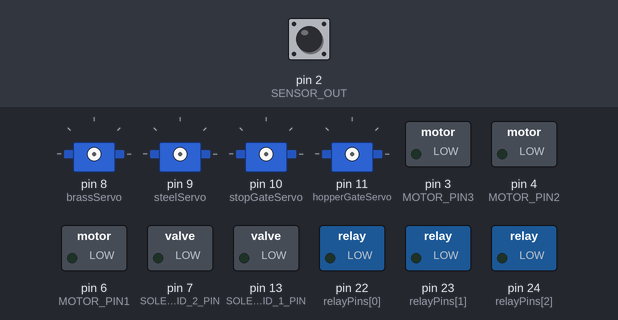
This sketch was run on a simulated Arduino Mega 2560, built with avr-gcc and run on an emulated ATmega2560. Parts: 4 × servo, switched loads named in the sketch (green lamp = pin HIGH). Inputs (shaded band) come from the test bench; at power-on: pin 2 (SENSOR_OUT) LOW. Pins used as bus, display or sensor lines are not drawn; what the sketch prints to the serial monitor is not drawn.

Above: at 0.1 s.
At 2.2 s:
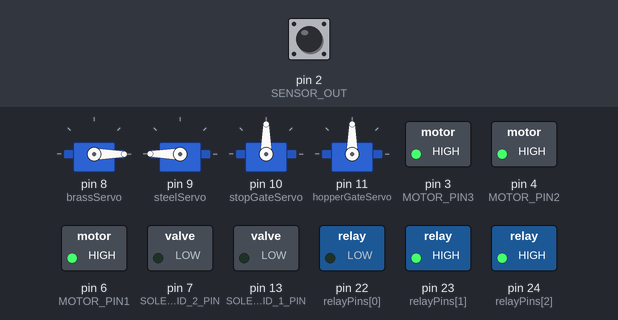
2.3 s: pin 2 (SENSOR_OUT) pulsed HIGH 2 times (0.12 s each, 0.3 s apart)
At 5.12 s:
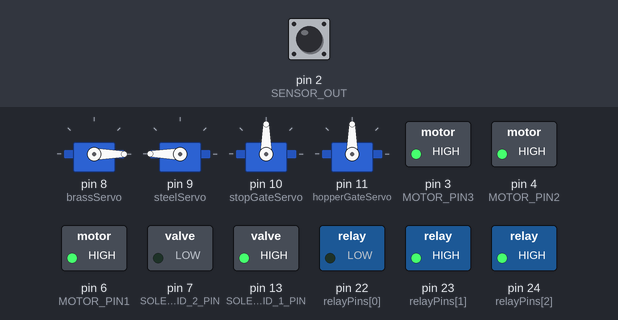
Timing chart, 0 to 11.8 s (numbered marks = the images above; inputs shaded):
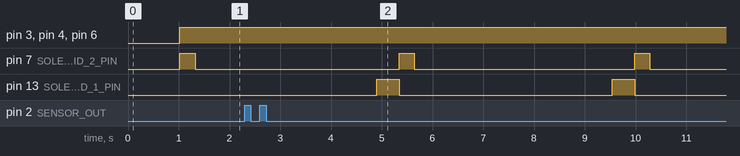

The sketch:

SDC_Arduino_Code.ino
```cpp
/*
 * Bearing Ball Sorting Machine
 * By Marcus Branton, Martin McCorkle, and Ben Anderson
 *
 *
 * Uses an Arduino Mega 2560 to control servos, solenoids, and sensors
 * to sort different types of bearing balls (Steel, Brass, Nylon)
 * based on color detection.
 *
 * Begin program by connecting to the Arduino Serial Monitor and sending the command "START" to begin sorting.
 * Send "RESET" to stop the sorting process.
 */

 // Arduino 1 pinout:
 // relay pins: 22, 23, 24
 // servo pins: 8, 9, 10, 11
 // color sensor pins: 39 (S0), 40 (S1), 41 (S2), 42 (S3), 2 (PWM) (OUTPUT)
 // limit switch pins: 36, 37, 38

 // Arduino 2 pinout:
 // !! ADD ARDUINO 2 PINOUTS HERE !!

//uncomment include macros
#include <Wire.h>
#include <Servo.h>

// !!IMPORTANT!! -> uncomment the appropriate board type and comment out the other when programming.
#define ARDUINO1
// #define ARDUINO2

#define DEBUG // uncomment to enable Serial debugging

// pinouts for Arduino 1 | !! Make sure this is correct !!
#ifdef ARDUINO1

    #define ARCHIMEDES_SCREW_1_RELAY_NUM 2 //pin 22 Digital
    #define SOLENOID_1_PIN 13
    #define SOLENOID_2_PIN 7

    // Color sensor pins
    const int color_sens_pins[] = {39, 40, 41, 42}; //Digital
    const int num_color_sens_pins = sizeof(color_sens_pins) / sizeof(color_sens_pins[0]); // gets the amount of pins
    #define SENSOR_OUT 2 //pin 2 PWM

    // Limit switch for detection (limit switches are for drawers)
    const int limit_sw_pins[] = {36, 37, 35};
    const int num_limit_sw = sizeof(limit_sw_pins) / sizeof(limit_sw_pins[0]);

    // Relay control pins
    const int relayPins[] = {22, 23, 24};
    const int NUM_RELAYS = sizeof(relayPins) / sizeof(relayPins[0]);

#endif

// pinouts for Arduino 2 | !! Make sure this is correct !!
#ifdef ARDUINO2
    // #define ARCHIMEDES_SCREW_1_RELAY_NUM 2 //pin 22 Digital
    // #define SOLENOID_1_RELAY_NUM 0 //pin 23 Digital
    // #define SOLENOID_2_RELAY_NUM 1 //pin 24 Digital

    // // Color sensor pins
    // const int color_sens_pins[] = {39, 40, 41, 42}; //Digital
    // const int num_color_sens_pins = sizeof(color_sens_pins) / sizeof(color_sens_pins[0]); // gets the amount of pins
    // #define SENSOR_OUT 2 //pin 2 PWM

    // // Limit switch for detection (limit switches are for drawers)
    // const int limit_sw_pins[] = {36, 37, 38};
    // const int num_limit_sw = sizeof(limit_sw_pins) / sizeof(limit_sw_pins[0]);

    // // Relay control pins
    // const int relayPins[] = {22, 23, 24};
    // const int NUM_RELAYS = sizeof(relayPins) / sizeof(relayPins[0]);
#endif

#define MOTOR_PIN1 6
#define MOTOR_PIN2 4
#define MOTOR_PIN3 3

// Servo motors
Servo steelServo;
Servo brassServo;
Servo nylonServo;
Servo stopGateServo;
Servo hopperGateServo;

// Color detection variables
int detectedColor = 0;
int frequency = 0; // is this needed? It's not used anywhere...

// states
bool isPaused = false;

// define functions
int init_color_sens();
int init_limit_switches();
int init_relay_switches();
int init_servos();
int init_solenoids();
int readColor();
void processSorting(Servo& servo, int angle);
// void checkDrawers();
void pauseSorting();
void unpauseSorting();
// int setChutes(int angle);
void blinkLED();

void setup() {
    Serial.begin(115200);

    delay(1000);

    #ifdef DEBUG
    Serial.println("Initializing...");
    #endif

    pinMode(MOTOR_PIN1, OUTPUT);
    pinMode(MOTOR_PIN2, OUTPUT);
    pinMode(MOTOR_PIN3, OUTPUT);

    isPaused = false;

    init_color_sens();
    init_solenoids();
    init_limit_switches();
    init_relay_switches();
    init_servos();

}

// recheck main loop
void loop() {


    // checkDrawers();

    if (!isPaused) {
        steelServo.write(180);
        runMotor();
        openSensorGate();
        detectedColor = readColor();
        Serial.println(detectedColor);
        closeSensorGate();
        delay(10);


        switch (detectedColor) {
            case 0: // Unknown color detected, no action
                delay(30);
                // processSorting(steelServo, 90);
                // processSorting(brassServo, 90);
                break;
            case 1: // Steel ball detected
                processSorting(steelServo, 90);
                break;

            case 2: // Brass ball detected
                delay(400);
                processSorting(brassServo, 90);
                break;

            case 3: // Nylon ball detected (not sorted by servo)
                resetServos();
                break;
        }
    } else {
        // checkDrawers();
    }
}

int init_color_sens() {
    // Initialize color sensor pins
    for (int i = 0; i < num_color_sens_pins; i++) {
        if (color_sens_pins[i] < 0) {

            #ifdef DEBUG
            Serial.print("Error: Invalid color sensor pin index ");
            Serial.println(i);
            #endif

            return -1;
        }
        pinMode(color_sens_pins[i], OUTPUT);
    }
    pinMode(SENSOR_OUT, INPUT);

    // Set color sensor frequency scaling
    digitalWrite(color_sens_pins[0], HIGH); // pin 39
    digitalWrite(color_sens_pins[1], HIGH); // pin 40

    #ifdef DEBUG
    Serial.println("Color sensor initialized successfully.");
    #endif

    return 0;
}

int init_limit_switches() {
    // Initialize limit switch
    // for (int i = 0; i < num_limit_sw; i++) {
    //     if (limit_sw_pins[i] < 0) {

    //         #ifdef DEBUG
    //         Serial.print("Error: Invalid limit switch pin index ");
    //         Serial.println(i);
    //         #endif

    //         return -1;
    //     }
    //     pinMode(limit_sw_pins[i], INPUT);
    // }
    for (int i = 0; i < num_limit_sw; i++) {
        pinMode(limit_sw_pins[i], INPUT_PULLUP); // Set limit switch pins to INPUT_PULLUP
    }
    #ifdef DEBUG
    Serial.println("Limit switches initialized successfully.");
    #endif

    return 0;
}

int init_relay_switches() {
    // Initialize relay pins
    for (int i = 0; i < NUM_RELAYS; i++) {
        if (relayPins[i] < 0) {

            #ifdef DEBUG
            Serial.print("Error: Invalid relay pin index ");
            Serial.println(i);
            #endif

            return -1;
        }
        pinMode(relayPins[i], OUTPUT);
        digitalWrite(relayPins[i], LOW);
    }

    // Set initial state of relays
    digitalWrite(relayPins[0], LOW); //pin 22 Entrance solenoid
    digitalWrite(relayPins[1], HIGH); //pin 23 Exit solenoid
    digitalWrite(relayPins[2], HIGH); //pin 24 Archimedes Screw

    #ifdef DEBUG
    Serial.println("Relay switches initialized successfully.");
    #endif

    return 0;
}

int init_servos() {
    // Attach and reset servos
    brassServo.attach(8); // brass trap door
    brassServo.write(0);
    #ifdef DEBUG
    Serial.println("Brass servo initialized successfully.");
    #endif

    steelServo.attach(9); // steel trap door
    steelServo.write(0);
    #ifdef DEBUG
    Serial.println("Steel servo initialized successfully.");
    #endif

    stopGateServo.attach(10); // mini servos altogether
    stopGateServo.write(90);
    #ifdef DEBUG
    Serial.println("StopGate servo initialized successfully.");
    #endif

    hopperGateServo.attach(11);
    #ifdef DEBUG
    Serial.println("HopperGate servo initialized successfully.");
    #endif

    return 0;
}

int init_solenoids() {
    pinMode(13, OUTPUT);
    pinMode(7, OUTPUT);
}

int readColor() {
    int redFrequency = 0;
    int greenFrequency = 0;
    int blueFrequency = 0;

    delay(600); // Wait for the sensor to stabilize

    // Setting redFrequency (R) filteredFrequency photodiodes to be read
    digitalWrite(color_sens_pins[2], LOW); // pin 41
    digitalWrite(color_sens_pins[3], LOW); // pin 42

    // Reading the output frequency
    redFrequency = pulseIn(SENSOR_OUT, LOW);

    // Printing the redFrequency (R) value
    #ifdef DEBUG
    Serial.print("R = ");
    Serial.print(redFrequency);
    #endif
    delay(100);

    // Setting greenFrequency(G) filteredFrequency photodiodes to be read
    digitalWrite(color_sens_pins[2], HIGH);
    digitalWrite(color_sens_pins[3], HIGH);

    // Reading the output frequency
    greenFrequency = pulseIn(SENSOR_OUT, LOW);

    // Printing the greenFrequency(G) value
    #ifdef DEBUG
    Serial.print(" G = ");
    Serial.print(greenFrequency);
    #endif
    delay(100);

    // Setting blueFrequency (B) filteredFrequency photodiodes to be read
    digitalWrite(color_sens_pins[2], LOW);
    digitalWrite(color_sens_pins[3], HIGH);

    // Reading the output frequency
    blueFrequency = pulseIn(SENSOR_OUT, LOW);

    // Printing the blueFrequency (B) value
    #ifdef DEBUG
    Serial.print(" B = ");
    Serial.println(blueFrequency);
    #endif
    delay(100);

    // Check if the color readings are within a valid range
    if ((redFrequency < 0 || greenFrequency < 0 || blueFrequency < 0) ||
        (redFrequency > 255 || greenFrequency > 255 || blueFrequency > 255)) {
        #ifdef DEBUG
        Serial.println("WARNING: Color values out of expected range.");
        #endif
        // return 0; // Error state
    }

    // Determine ball type based on color thresholds (placeholders)
    if (redFrequency < 1500 && redFrequency > 900 && blueFrequency < 1500 && blueFrequency > 900) return 1; // Steel
    if (redFrequency < 2200 && redFrequency > 1500 && greenFrequency< 2200 && greenFrequency> 1500) return 2; // Brass
    if (redFrequency < 1000 && redFrequency > 400 && greenFrequency< 1000 && greenFrequency> 400) return 3; // Nylon

    #ifdef DEBUG
    Serial.println("INFO: Unknown color detected.");
    #endif
    return 0; // Unknown color
}

void processSorting(Servo& servo, int angle) {
    // delay(100);
    servo.write(angle); // Move servo to sorting position
    delay(800);

    #ifdef DEBUG
    Serial.println("Sorting process completed.");
    #endif
}

// void checkDrawers() {
//     for (int i = 0; i < num_limit_sw; i++) {
//         if (digitalRead(limit_sw_pins[i]) == HIGH) { // Check if LOW is the right condition
//             #ifdef DEBUG
//             Serial.println("Drawer removed! Pausing...");
//             #endif
//             pauseSorting();
//             delay(250);
//             return;
//         } else {
//           unpauseSorting();
//         }
//     }
// }

void pauseSorting() {
    isPaused = true;
    digitalWrite(relayPins[1], HIGH); // Exit Solenoid
    digitalWrite(relayPins[2], LOW); // Archimedes Screw
    // setChutes(90); // Close chute servos

    #ifdef DEBUG
    Serial.println("Sorting paused.");
    #endif
}

void unpauseSorting() {
    isPaused = false;
    digitalWrite(relayPins[2], HIGH); // Archimedes Screw
    // setChutes(0); // Open chute servos

    #ifdef DEBUG
    Serial.println("Sorting resumed.");
    #endif
}

// int setChutes(int angle) {
//     stopGateServo.write(angle);

//     #ifdef DEBUG
//     Serial.print("Chutes set to angle: ");
//     Serial.println(angle);
//     #endif

//     return 0;
// }

void openSensorGate() {
    digitalWrite(13,LOW);
    digitalWrite(7, LOW);
    // delay(100);
    digitalWrite(7,HIGH);
    delay(300);
    digitalWrite(7,LOW);
}

void closeSensorGate() {
    digitalWrite(13, HIGH);
    delay(400);
}

void resetServos() {
    steelServo.write(0); // Reset steel servo to neutral position
    brassServo.write(0); // Reset brass servo to neutral position
    delay(100);

    #ifdef DEBUG
    Serial.println("Servos reset to neutral position.");
    #endif
}

int runMotor() {
    digitalWrite(MOTOR_PIN1, HIGH);
    digitalWrite(MOTOR_PIN2, HIGH);
    digitalWrite(MOTOR_PIN3, HIGH);
}
```

Measured:
- by itself, pin 7 (SOLENOID_2_PIN): alternates HIGH for 0.30 s and LOW for 4.3 s
- by itself, pin 13 (SOLENOID_1_PIN): alternates HIGH for 0.44 s and LOW for 4.2 s
